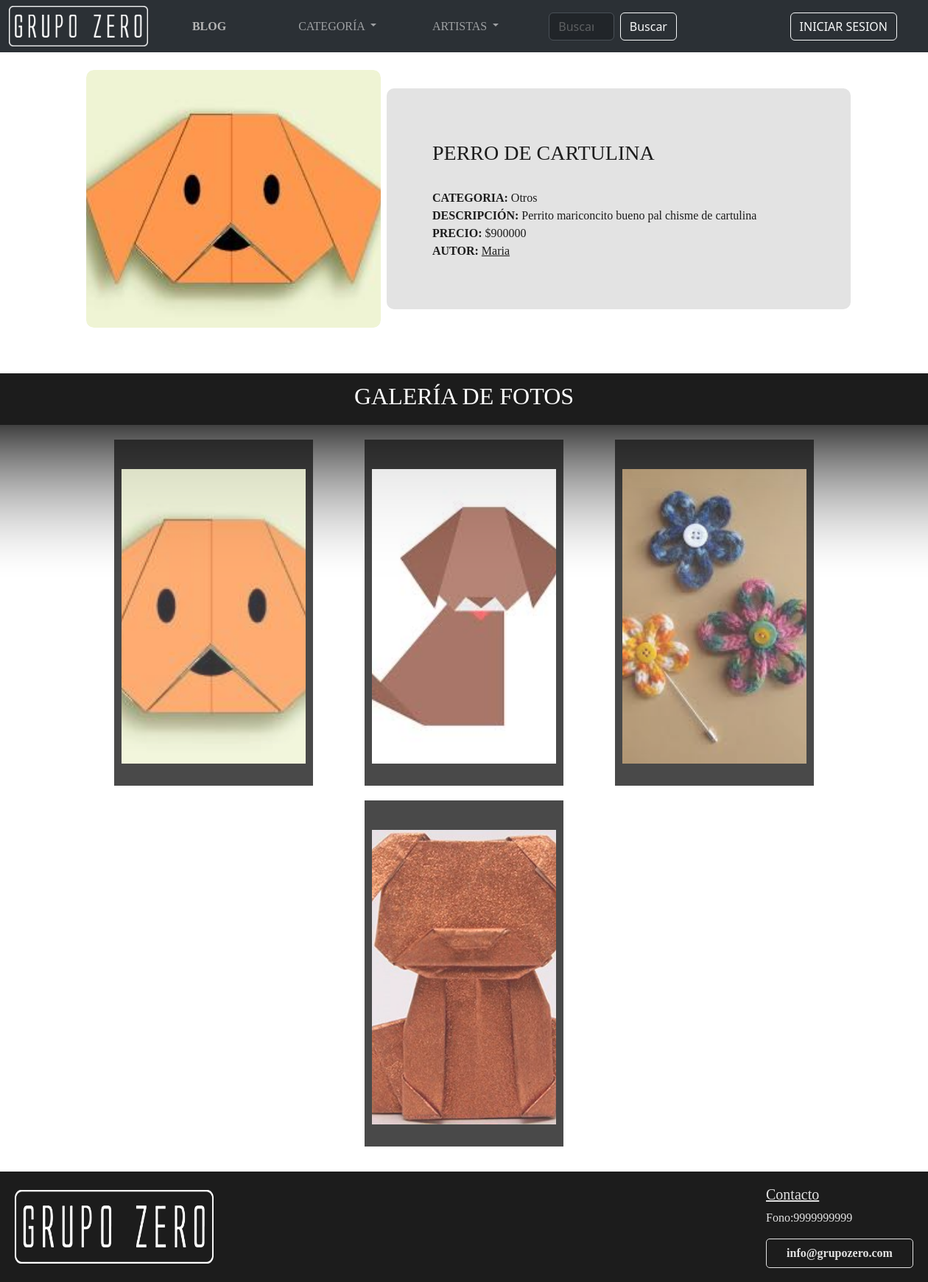
/GrupoZero/detalle_obra//1/, run on an earlier commit of the app's database.
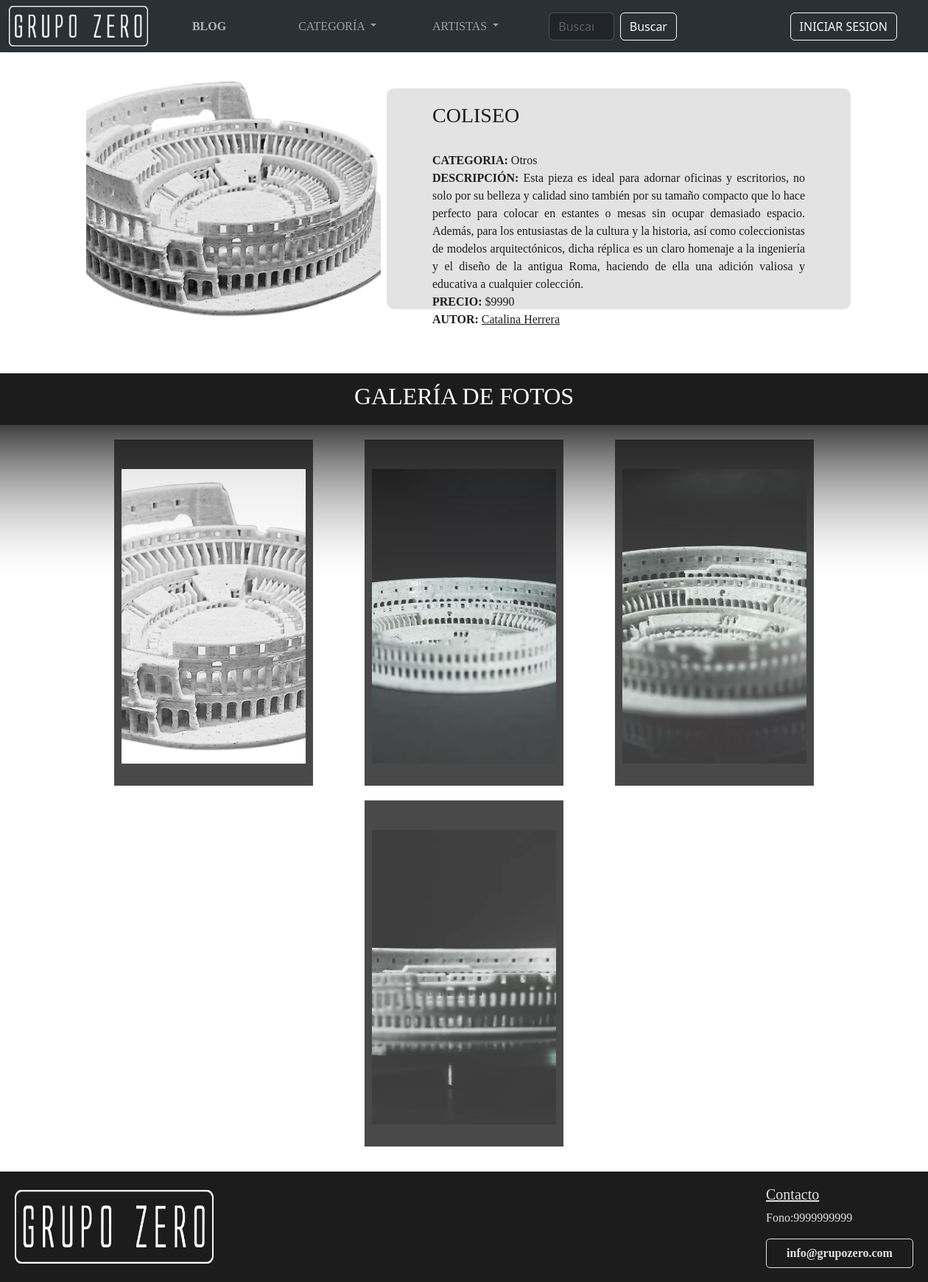
And on a later commit of the database.
### GrupoZero/models.py (models this page shows, shortened)
class Obra(models.Model):
    cod_obra = models.IntegerField(primary_key=True)
    nombre_obra = models.CharField(max_length=20)
    imagen1 = models.ImageField(upload_to=user_directory_path)
    imagen2 = models.ImageField(upload_to=user_directory_path, blank=True, null=True)
    imagen3 = models.ImageField(upload_to=user_directory_path, blank=True, null=True)
    imagen4 = models.ImageField(upload_to=user_directory_path, blank=True, null=True)
    descripcion = models.CharField(max_length=500)
    precio = models.IntegerField()
    estado = models.ForeignKey('EstadoObra',on_delete=models.CASCADE, to_field='cod_estado_obra', db_column='cod_estado_obra', null=True)
    user = models.ForeignKey(User, on_delete=models.CASCADE)
    categoria = models.ForeignKey('Categoria',on_delete=models.CASCADE, to_field='cod_categoria', db_column='cod_categoria')

class Categoria(models.Model):
    cod_categoria = models.IntegerField(primary_key=True)
    nombre_categoria = models.CharField(max_length=20)

### GrupoZero/views.py (the view)
# urls.py: path('detalle_obra//<int:cod_obra>/', views.detalle_obra, name='detalle_obra'),
def detalle_obra(request, cod_obra):
    perfiles_usuarios = PerfilUsuario.objects.filter(rol__cod_rol=2)
    obra = get_object_or_404(Obra, cod_obra=cod_obra)
    for perfil in perfiles_usuarios:
        print(perfil.user.get_full_name())
    context = {
        'perfiles_usuarios': perfiles_usuarios,
        'obra': obra,
    }
    return render(request, 'GrupoZero/detalle_obra.html',context)

### GrupoZero/templates/GrupoZero/detalle_obra.html (shortened to what this page needs)
{% extends 'GrupoZero/base.html' %}
{% load static %}
{% block content %}
<br>
<div class="container-fluid">
    <div class="row">
        <div class="col-md-1"></div>
        <div class="col-md-3">
            <div class="img-obra">
                <img src="{{ obra.imagen1.url }}" alt="Imagen de la obra" />
            </div>
        </div>
        <div class="col-md-1"></div>
        <div class="col-md-6 caja-texto-obra contenedor-obra">
            <div class="desc-obra">
                <h3>{{ obra.nombre_obra }}</h3>
                <br>
                <p>
                    <b>CATEGORIA:</b> {{ obra.categoria.nombre_categoria|capfirst }}<br>
                    <b>DESCRIPCIÓN:</b> {{ obra.descripcion|capfirst }}<br>
                    <b>PRECIO:</b> ${{ obra.precio }}<br>
                    <b>AUTOR:</b> <a class="enlace" href="{% url 'detalle_autor' obra.user.email %}">{{ obra.user.get_full_name|capfirst }}</a>
                </p>
            </div>
        </div>
        <div class="col-md-1"></div>
    </div>
</div>
<div class="gal-obra">
    <div class="titulo-obra">
        <h2><center>Galería de fotos</center></h2>
    </div>
    <div class="carr-obra">
        {% if obra.imagen1 %}
        <div class="card-obra">
            <div class="img">
                <a href="{{ obra.imagen1.url }}"><img src="{{ obra.imagen1.url }}" alt=""></a>
            </div>
        </div>
        {% endif %}
        {% if obra.imagen2 %}
        <div class="card-obra">
            <div class="img">
                <a href="{{ obra.imagen2.url }}"><img src="{{ obra.imagen2.url }}" alt=""></a>
            </div>
        </div>
        {% endif %}
        {% if obra.imagen3 %}
        <div class="card-obra">
            <div class="img">
                <a href="{{ obra.imagen3.url }}"><img src="{{ obra.imagen3.url }}" alt=""></a>
            </div>
        </div>
        {% endif %}
        {% if obra.imagen4 %}
        <div class="card-obra">
            <div class="img">
                <a href="{{ obra.imagen4.url }}"><img src="{{ obra.imagen4.url }}" alt=""></a>
            </div>
        </div>
        {% endif %}
    </div>
</div>
<br>
{% endblock %}

What changed in the data, as far as the page shows it:
changed Obra "Otros": imagen1: a different picture; nombre_obra "PERRO DE CARTULINA" → "COLISEO"; descripcion "Perrito mariconcito bueno pal chisme de cartulina" → "Esta pieza es ideal para adornar oficinas y escritorios, no solo por su belleza y calidad sino también por su tamaño compacto que lo hace perfecto para colocar en estantes o mesas sin ocupar demasiado espacio. Además, para los entusiastas de la cultura y la historia, así como coleccionistas de modelos arquitectónicos, dicha réplica es un claro homenaje a la ingeniería y el diseño de la antigua Roma, haciendo de ella una adición valiosa y educativa a cualquier colección."; precio "900000" → "9990"; user.get_full_name "Maria" → "Catalina Herrera"; imagen2: a different picture; imagen3: a different picture; imagen4: a different picture
